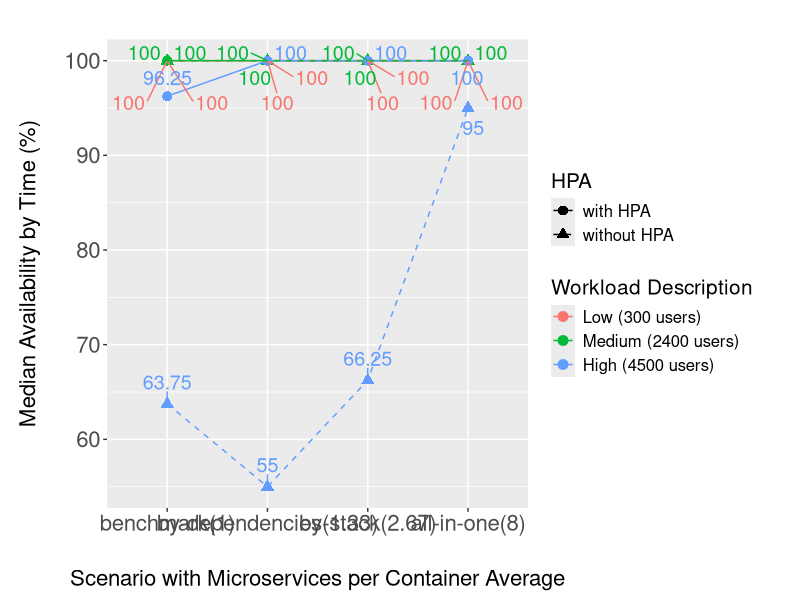

Recreate this plot in R.
setwd("~/Documentos/Mestrado/microservices-container-grouping/experiments_results/graphics_and_tables_consolidated/availability")
# Carregar pacotes necessários
library(ggplot2)
library(dplyr)
library(tidyr)
library(ggrepel)

# Criar o dataframe com os novos dados
data <- data.frame(
  workload = c(300, 300, 300, 300, 2400, 2400, 2400, 2400, 4500, 4500, 4500, 4500),
  workload_desc = c("Low (300 users)", "Low (300 users)", "Low (300 users)", "Low (300 users)",
                    "Medium (2400 users)", "Medium (2400 users)", "Medium (2400 users)", "Medium (2400 users)",
                    "High (4500 users)", "High (4500 users)", "High (4500 users)", "High (4500 users)"),
  scenario = c("benchmark", "all-in-one", "by-stack", "by-dependencies",
               "benchmark", "all-in-one", "by-stack", "by-dependencies",
               "benchmark", "all-in-one", "by-stack", "by-dependencies"),
  Microservices_per_Container_Average = c(1.00, 8.00, 2.67, 1.33, 1.00, 8.00, 2.67, 1.33, 1.00, 8.00, 2.67, 1.33),
  Availability_without_HPA = c(100, 100, 100, 100, 100, 100, 100, 100, 63.75, 95, 66.25, 55),
  Availability_with_HPA = c(100, 100, 100, 100, 100, 100, 100, 100, 96.25, 100, 100, 100)
)

# Transformar os dados em formato longo para ggplot
data_long <- data %>%
  pivot_longer(cols = starts_with("Availability_"), names_to = "HPA", values_to = "Availability") %>%
  mutate(HPA = recode(HPA, "Availability_with_HPA" = "with HPA", "Availability_without_HPA" = "without HPA"))

# Criar uma nova coluna combinando cenário e média de microservices por container
data_long <- data_long %>%
  mutate(Scenario_Microservices = paste(scenario, "(", Microservices_per_Container_Average, ")", sep = ""),
         Scenario_Microservices = factor(Scenario_Microservices, levels = unique(Scenario_Microservices[order(Microservices_per_Container_Average)])))

# Ordenar workload_desc
data_long$workload_desc <- factor(data_long$workload_desc, levels = c("Low (300 users)", "Medium (2400 users)", "High (4500 users)"))

# Definir estilos de linha para HPA e sem HPA
line_styles <- c("with HPA" = "solid", "without HPA" = "dashed")

# Gerar o gráfico
fig<-ggplot(data_long, aes(x = Scenario_Microservices, y = Availability,color = factor(workload_desc, levels = unique(workload_desc[order(workload)])), linetype = HPA, shape = HPA)) +
  geom_point(size = 3) +
  geom_line(aes(group = interaction(workload_desc, HPA))) +
  geom_text_repel(aes(label = round(Availability, 2)), vjust = -1, size = 5, show_guide  = FALSE) +  # Adiciona os valores dos pontos
  # scale_color_manual(values = workload_colors) +
  scale_linetype_manual(values = line_styles) +
  labs(
    #title = "Requests per Second with and without HPA vs Scenario with Microservices per Container Average",
    x = "Scenario with Microservices per Container Average",
    y = "Median Availability by Time (%)",
    color = "Workload Description",
    linetype = "HPA",
    shape = "HPA") +
  theme(plot.title = element_text(hjust = 0.5, vjust = 5, size = 20),
        strip.text = element_text(size= 16),
        plot.margin = unit(c(1,1,1,1), "cm"),
        axis.text = element_text(size = 16),
        #axis.text.x = element_text(angle = -45),
        legend.title = element_text(size = 15),
        legend.text = element_text(size = 12),
        axis.title = element_text(size = 16),
        axis.title.y=element_text(vjust=5),
        axis.title.x=element_text(vjust=-5))
pdf_file = paste("resume_availability_time.pdf",sep = "")
pdf(pdf_file, width = 16, height = 9)
print(fig)
dev.off()
